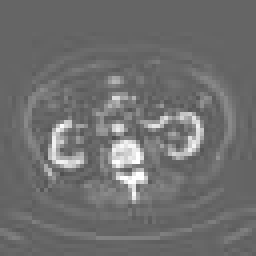
#> input picture input/medical_mnist_processed/train/AbdomenCT/000494.jpeg, 64 x 64 px, given as the content of the folder ../input/medical_mnist, which was not available (shown 4 times larger)
$ jupyter execute --allow-errors process_medical_mnist.ipynb   (text cells are left out)
#> lines starting #> are read from the running program, lines starting #| are printed output that depends on the picture
[cell 1]
import cv2
import matplotlib.pyplot as plt
import shutil
import glob as glob
import os

from tqdm.auto import tqdm

[cell 2]
ROOT_DATA_DIR = '../input/medical_mnist'

[cell 3]
def visualize_images(root_data_path):
#> called with root_data_path = '../input/medical_mnist'
    plt.figure(figsize=(15, 12))
    all_data_folders = glob.glob(f"{ROOT_DATA_DIR}/*")
    for data_folder in all_data_folders:
        for i in range(6):
            all_images = glob.glob(f"{all_data_folders[i]}/*")
            for image_path in all_images:
                # Read using OpenCV in BGR format.
                image = cv2.imread(image_path, cv2.IMREAD_UNCHANGED)
#> image is the input picture: shape (64, 64); min 78, max 255, mean 110.9
                image = cv2.resize(image, (224, 224))
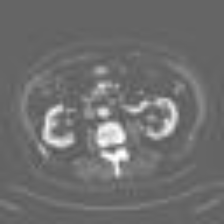
#> image: shape (224, 224); min 82, max 254, mean 110.8
                # Convert to RGB format
                plt.subplot(2, 3, i+1)
                plt.imshow(image, cmap='gray')
                plt.title(all_data_folders[i].split('/')[-1])
                break
    plt.show()


$ run again, on input/medical_mnist_processed/train/CXR/000303.jpeg
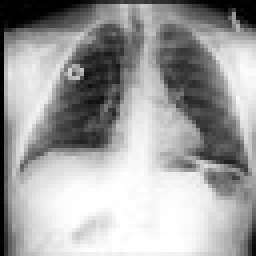
#> input picture input/medical_mnist_processed/train/CXR/000303.jpeg, 64 x 64 px, given as the content of the folder ../input/medical_mnist, which was not available (shown 4 times larger)
#> in visualize_images, image is the input picture: shape (64, 64); min 0, max 255, mean 159.9
#> in visualize_images, `image = cv2.resize(image, (224, 224))`:
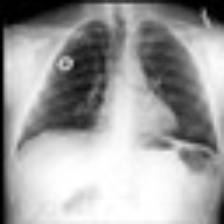
#> image: shape (224, 224); min 0, max 255, mean 159.8
